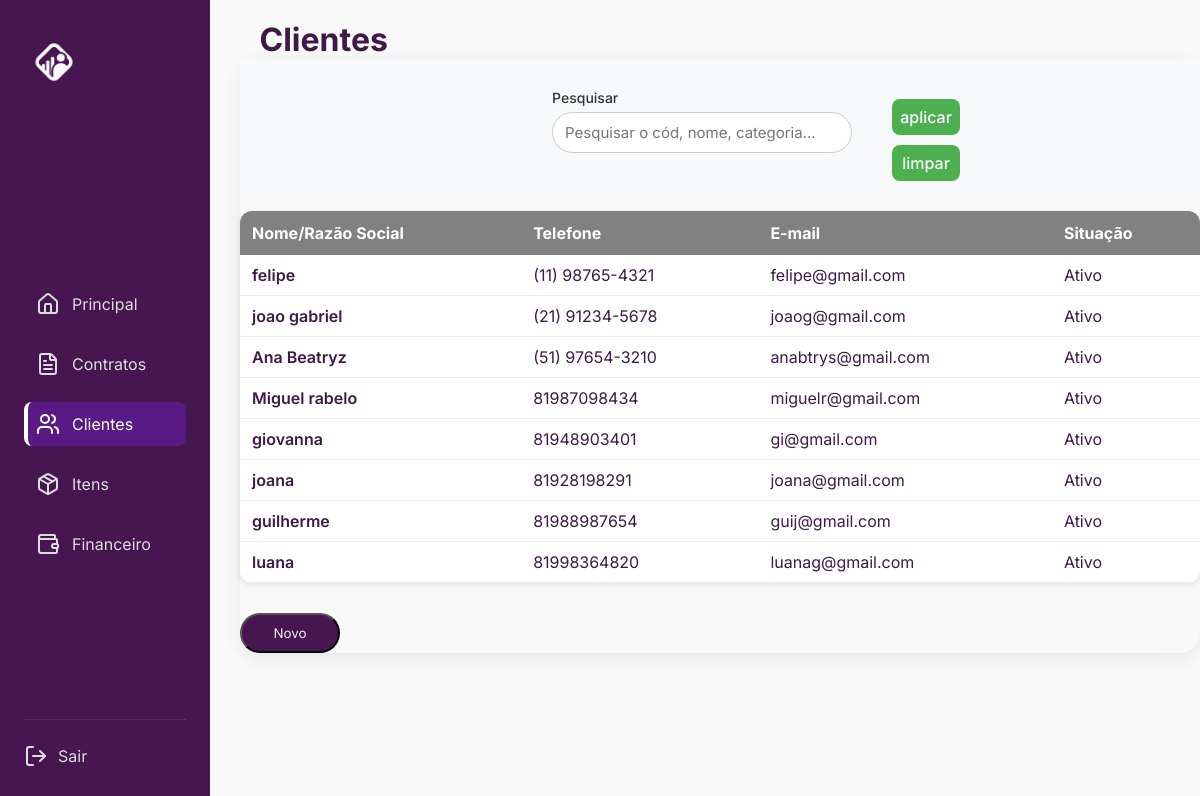
/clientes/, run on the app's committed database.
### forum/models.py (models this page shows, shortened)
class Cliente(models.Model):
    nome = models.CharField(max_length=100)
    email = models.EmailField(unique=True)
    telefone = models.CharField(max_length=20)
    situacao = models.CharField(
        max_length=15,
        choices=[('ativa', 'Ativa'), ('desativado', 'Desativado')],
        default='ativo'
    )

### forum/views.py (the view)
# urls.py: path('', views.lista_clientes, name='lista_clientes'),
def lista_clientes(request):
    termo_pesquisa = request.GET.get('pesquisar', '')  # pega o valor digitado
    if termo_pesquisa:
        clientes = Cliente.objects.filter(
            nome__icontains=termo_pesquisa
        ) | Cliente.objects.filter(
            email__icontains=termo_pesquisa
        ) | Cliente.objects.filter(
            telefone__icontains=termo_pesquisa
        )
    else:
        clientes = Cliente.objects.all()  # mostra todos se não tiver filtro
    return render(request, 'index.html', {'clientes': clientes})

### forum/templates/index.html (shortened to what this page needs)
<!DOCTYPE html>
<html lang="en">
<head>
  {% load static %}
  <link rel="stylesheet" href="{% static 'forum/style.css' %}">
</head>
<body data-section="clientes">
    <div class="container">
    <aside class="sidebar">
      <div class="logo">
        <img src="{% static 'forum/img/logobranca.png' %}">
      </div>
      <nav class="menu">
        <a href="{% url 'home' %}" class="menu-item" data-section="home">
            <i data-lucide="home"></i>
          <span>Principal</span>
        </a>
        <a href="{% url 'contratos' %}" class="menu-item" data-section="contratos">
          <i data-lucide="file-text"></i>
          <span>Contratos</span>
        </a>
        <a href="{% url 'lista_clientes' %}" class="menu-item active" data-section="clientes">
          <i data-lucide="users"></i>
          <span>Clientes</span>
        </a>
          <a href="{% url 'listar_itens' %}" class="menu-item" data-section="itens">
          <i data-lucide="package"></i>
          <span>Itens</span>
          </a>
        <a href="{% url 'painel_financeiro' %}"  class="menu-item" data-section="financas">
          <i data-lucide="wallet"></i>
          <span>Financeiro</span>
        </a>
      </nav>
      <div class="logout">
        <a href="#">
          <i data-lucide="log-out"></i>
          <span>Sair</span>
        </a>
      </div>
    </aside>
    <main>
        <h1>Clientes</h1>
    <section class="painel">
    <main class="main">
      <div class="filtros-container">
       <form method="get" class="filtros-container">
        <div class="campo">
          <label for="pesquisar" >Pesquisar</label>
          <div class="input-icon">
            <input type="text" id="pesquisar" placeholder="Pesquisar o cód, nome, categoria..." value="{{ request.GET.pesquisar }}" name="pesquisar">
          </div>
        </div>
 <div class="botoes">
    <button type="submit">aplicar</button>
    <button type="submit">limpar</button>
 </div>
    </main>
   <div class="tabela-clientes">
  <table>
    <thead>
      <tr>
        <th>Nome/Razão Social</th>
        <th>Telefone</th>
        <th>E-mail</th>
        <th>Situação</th>
      </tr>
    </thead>
    <tbody>
      {% for cliente in clientes %}
      <tr class="cliente-row" onclick="window.location.href='{% url 'contrato_cliente' cliente.id %}'">
        <td class="cliente-link">
          {{ cliente.nome }}
        </td>
        <td>{{ cliente.telefone }}</td>
        <td>{{ cliente.email }}</td>
        <td>Ativo</td>
      </tr>
      {% empty %}
      <tr>
        <td colspan="4">Nenhum cliente encontrado.</td>
      </tr>
      {% endfor %}
    </tbody>
  </table>
  <div class="botoes">
   <button onclick="window.location.href='adicionar/'">Novo</button>
  </div>
</div>
  </div>
</body>
</html>

### forum/static/forum/style.css (style rules this page uses)
* { margin: 0; padding: 0; box-sizing: border-box; font-family: "Inter", sans-serif; }
:root { --cor-primaria: #471651; --back-color: #F1E9F2; --text-color: #3F1947; }
body { background-color: #f1e9f2; color: var(--text-color); }
.container { display: flex; height: 100vh; }
.sidebar { width: 260px; background-color: var(--cor-primaria); display: flex; flex-direction: column; justify-content: space-between; padding: 32px 24px; color: #fff; }
.logo img { width: 60px; margin-bottom: 32px; }
.menu { display: flex; flex-direction: column; gap: 16px; }
.menu-item { display: flex; align-items: center; gap: 12px; text-decoration: none; color: #ddd; padding: 10px 12px; border-radius: 8px; transition: all 0.2s; }
.menu-item.active { background-color: #5A1A85; color: #fff; border-left: 4px solid #fff; padding-left: 8px; }
.logout { border-top: 1px solid rgba(255, 255, 255, 0.1); padding-top: 24px; }
.logout a { color: #ddd; text-decoration: none; display: flex; align-items: center; gap: 10px; transition: color 0.2s; }
.main { flex: 1; }
section { background-color: var(--branco); margin-left: 30px; border-radius: 20px; box-shadow: 0 5px 20px rgba(0, 0, 0, 0.08); }
body { font-family: Arial, sans-serif; background-color: #f9f9f9; }
h1 { margin-left: 5%; margin-top: 2%; color: var(--text-color); }
table { width: 80%; margin: 20px auto; border-collapse: collapse; box-shadow: 0 0 10px rgba(0,0,0,0.1); }
thead th { background-color: #7c7c7c; color: rgb(0, 0, 0); padding: 10px; text-align: left; }
tbody td { padding: 10px; border-bottom: 1px solid #ddd; }
.filtros-container { display: flex; align-items: flex-start; gap: 40px; background-color: transparent; margin-top: 10px; margin-left: 70px; }
.filtros-container .campo label { font-size: 14px; color: #333; display: flex; align-items: flex-end; }
.input-icon input { width: 300px; padding: 10px 35px 10px 12px; border: 1px solid #ccc; border-radius: 30px; outline: none; }
.tabela-clientes table { width: 60rem; border-collapse: collapse; border-radius: 12px; overflow: hidden; background-color: #fff; box-shadow: 0 2px 6px rgba(0, 0, 0, 0.1); }
.tabela-clientes thead th { background-color: #818181; color: #fff; text-align: left; padding: 12px; }
.tabela-clientes tbody td { padding: 10px 12px; border-bottom: 1px solid #eee; }
.cliente-row { cursor: pointer; transition: background-color 0.2s, transform 0.1s; }
.cliente-link { font-weight: 600; color: inherit; }
.botoes button { gap: 5%; width: 100px; padding: 10px 20px 10px 20px; border-radius: 50px; background-color: var(--cor-primaria); color: var(--back-color); margin-top: 10px; }
.main { flex: 1; padding: 10px; background-color: #f8f9fa; display: flex; justify-content: center; align-items: flex-start; }
form { align-items: center; }
form label { font-weight: 500; margin-bottom: 6px; color: #333; }
form input, form select { width: 100%; padding: 10px 12px; border: 1px solid #ccc; border-radius: 8px; font-size: 15px; transition: border-color 0.2s, box-shadow 0.2s; }
button[type="submit"] { background-color: #4CAF50; color: white; border: none; padding: 8px; border-radius: 8px; cursor: pointer; width: 50%; font-size: 16px; font-weight: 500; transition: background-color 0.2s; }

### data on the page
Cliente: nome "felipe", telefone "(11) 98765-4321", email "felipe@gmail.com"
Cliente: nome "joao gabriel", telefone "(21) 91234-5678", email "joaog@gmail.com"
Cliente: nome "Ana Beatryz", telefone "(51) 97654-3210", email "anabtrys@gmail.com"
Cliente: nome "Miguel rabelo", telefone "81987098434", email "miguelr@gmail.com"
Cliente: nome "giovanna", telefone "81948903401", email "gi@gmail.com"
Cliente: nome "joana", telefone "81928198291", email "joana@gmail.com"
Cliente: nome "guilherme", telefone "81988987654", email "guij@gmail.com"
Cliente: nome "luana", telefone "81998364820", email "luanag@gmail.com"
